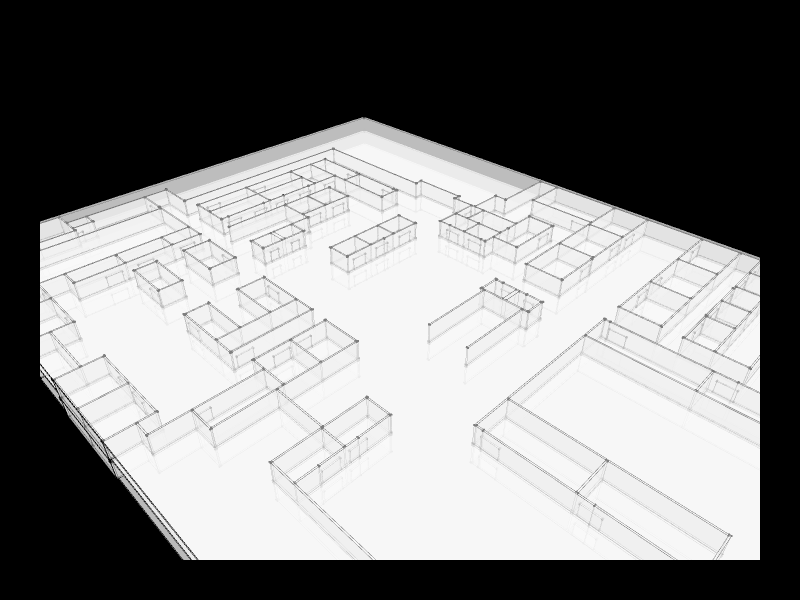

Here is the notebook cell this chart was saved with:
### Markdown cell above
## 8. Show the simplified IFC model

### Code cell
Topology.Show(boxes,
              width=800,
              height=600,
              backgroundColor="black",
              renderer=renderer)
